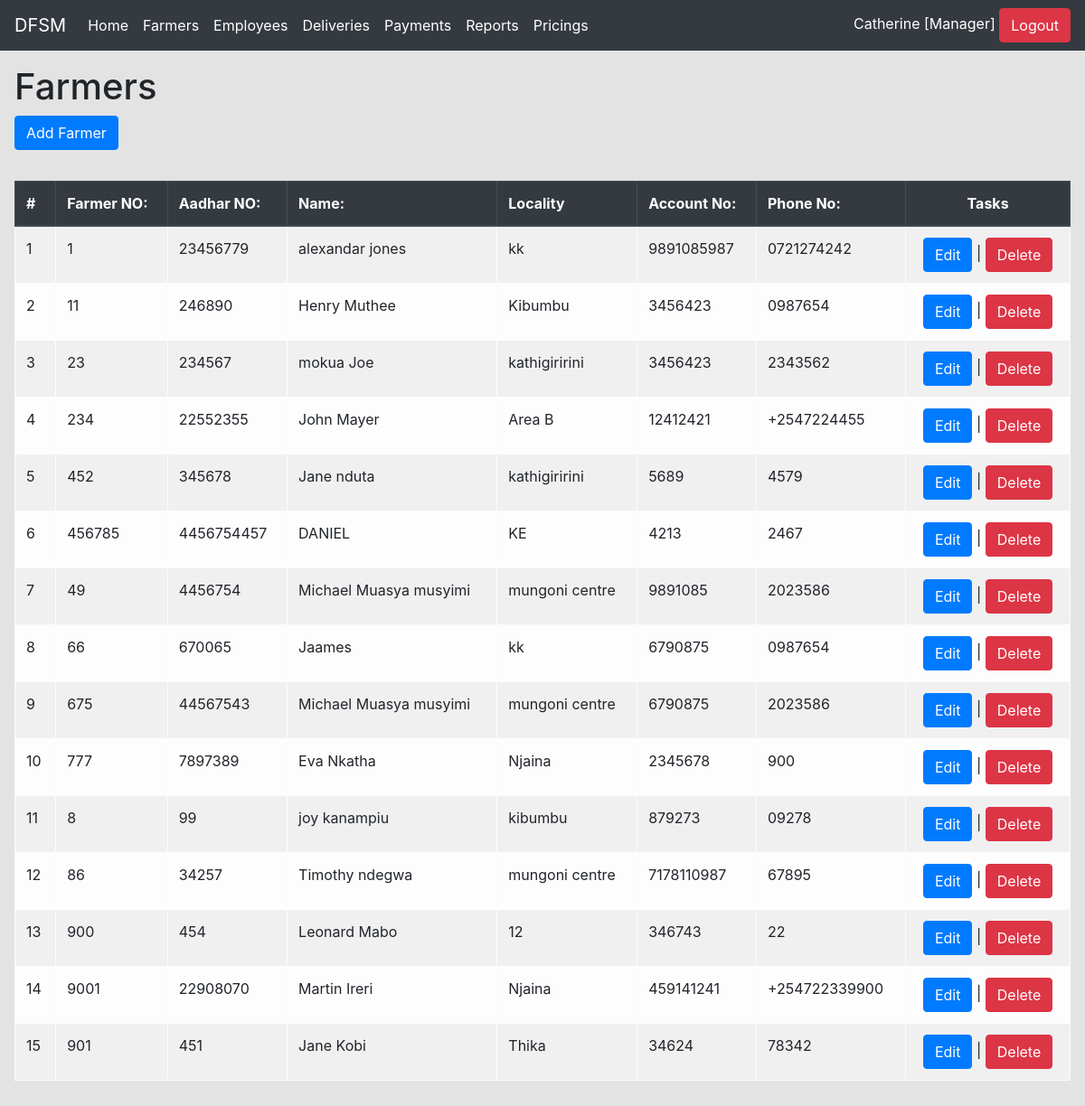
Page /farmers/index.php (signed in) on the committed database.
### tables this page shows
CREATE TABLE `farmers` (
  `f_no` varchar(50) NOT NULL,
  `f_id` text NOT NULL,
  `f_name` varchar(50) NOT NULL,
  `f_locallity` varchar(50) DEFAULT NULL,
  `f_ac` varchar(50) DEFAULT NULL,
  `last_paid` date DEFAULT NULL,
  `f_phone` varchar(20) DEFAULT NULL,
  `f_photo` blob
);

### farmers/index.php (the view, shortened to what this page needs)
<?php
include '../incl/header.incl.php';
include '../incl/conn.incl.php';
?>
<h1>Farmers</h1>
<a class="btn btn-large btn-primary" href="add.php"><i class="icon-plus icon-white"></i>Add Farmer</a><br/><br/>
<table style="margin-top:10px;"class="table table-light table-hover table-striped table-condensed table-bordered">
    <thead class="thead-dark" >
        <th>#</th>
        <th>Farmer NO:</th>
         <th>Aadhar NO:</th>
        <th>Name:</th>
        <th>Locality</th>
        <th>Account No:</th>
        <th>Phone No:</th>
         <?php if ($current_user['role'] != 'Clerk') {?><th style="text-align: center">Tasks</th> <?php } ?>
        </thead>
    <tbody>
  <?php
$qry=  mysqli_query($conn,"select * from farmers") or die("unable to fetch records".  mysqli_error($conn));
$i=0;
while($row=  mysqli_fetch_array($qry))
{
    foreach($row AS $key => $value) { $row[$key] = stripslashes($value); }
    $i+=1;
    echo '<tr>';
        echo '<td>'.$i.'</td>';
        echo '<td>'.$row['f_no'].'</td>';
          echo '<td>'.$row['f_id'].'</td>';
        echo '<td>'.$row['f_name'].'</td>';
        echo '<td>'.$row['f_locallity'].'</td>';
        echo '<td>'.$row['f_ac'].'</td>';
        echo '<td>'.$row['f_phone'].'</td>';
         if ($current_user['role'] != 'Clerk') {
             echo '<td  style="text-align: center">
                <a href="'.PAGE_URL.'farmers/edit.php?edit=1&id='.$row['f_no'].'" class="btn btn-primary btn-mini"><i class="icon-edit icon-white"></i>Edit</a> |
                <a href="'.PAGE_URL.'farmers/?delete=1&id='.$row['f_no'].'" class="btn btn-danger btn-mini"><i class="icon-remove icon-white"></i>Delete</a>
             </td>';
         }
    echo '</tr>';
}
?>
</tbody>
</table>
<?php
include '../incl/footer.incl.php';
?>

### rows in the picture
farmers: f_no "1", f "23456779", f_name "alexandar jones", f_locallity "kk", f_ac "9891085987", f_phone "0721274242"
farmers: f_no "11", f "246890", f_name "Henry Muthee", f_locallity "Kibumbu", f_ac "3456423", f_phone "0987654"
farmers: f_no "23", f "234567", f_name "mokua Joe", f_locallity "kathigiririni", f_ac "3456423", f_phone "2343562"
farmers: f_no "234", f "22552355", f_name "John Mayer", f_locallity "Area B", f_ac "12412421", f_phone "+2547224455"
farmers: f_no "452", f "345678", f_name "Jane nduta", f_locallity "kathigiririni", f_ac "5689", f_phone "4579"
farmers: f_no "456785", f "4456754457", f_name "DANIEL", f_locallity "KE", f_ac "4213", f_phone "2467"
farmers: f_no "49", f "4456754", f_name "Michael Muasya musyimi", f_locallity "mungoni centre", f_ac "9891085", f_phone "2023586"
farmers: f_no "66", f "670065", f_name "Jaames", f_locallity "kk", f_ac "6790875", f_phone "0987654"
farmers: f_no "675", f "44567543", f_name "Michael Muasya musyimi", f_locallity "mungoni centre", f_ac "6790875", f_phone "2023586"
farmers: f_no "777", f "7897389", f_name "Eva Nkatha", f_locallity "Njaina", f_ac "2345678", f_phone "900"
farmers: f_no "8", f "99", f_name "joy kanampiu", f_locallity "kibumbu", f_ac "879273", f_phone "09278"
farmers: f_no "86", f "34257", f_name "Timothy ndegwa", f_locallity "mungoni centre", f_ac "7178110987", f_phone "67895"
farmers: f_no "900", f "454", f_name "Leonard Mabo", f_locallity "12", f_ac "346743", f_phone "22"
farmers: f_no "9001", f "22908070", f_name "Martin Ireri", f_locallity "Njaina", f_ac "459141241", f_phone "+254722339900"
farmers: f_no "901", f "451", f_name "Jane Kobi", f_locallity "Thika", f_ac "34624", f_phone "78342"

### other values in the picture
$singlename "Catherine"
$current_user['role'] "Manager"
